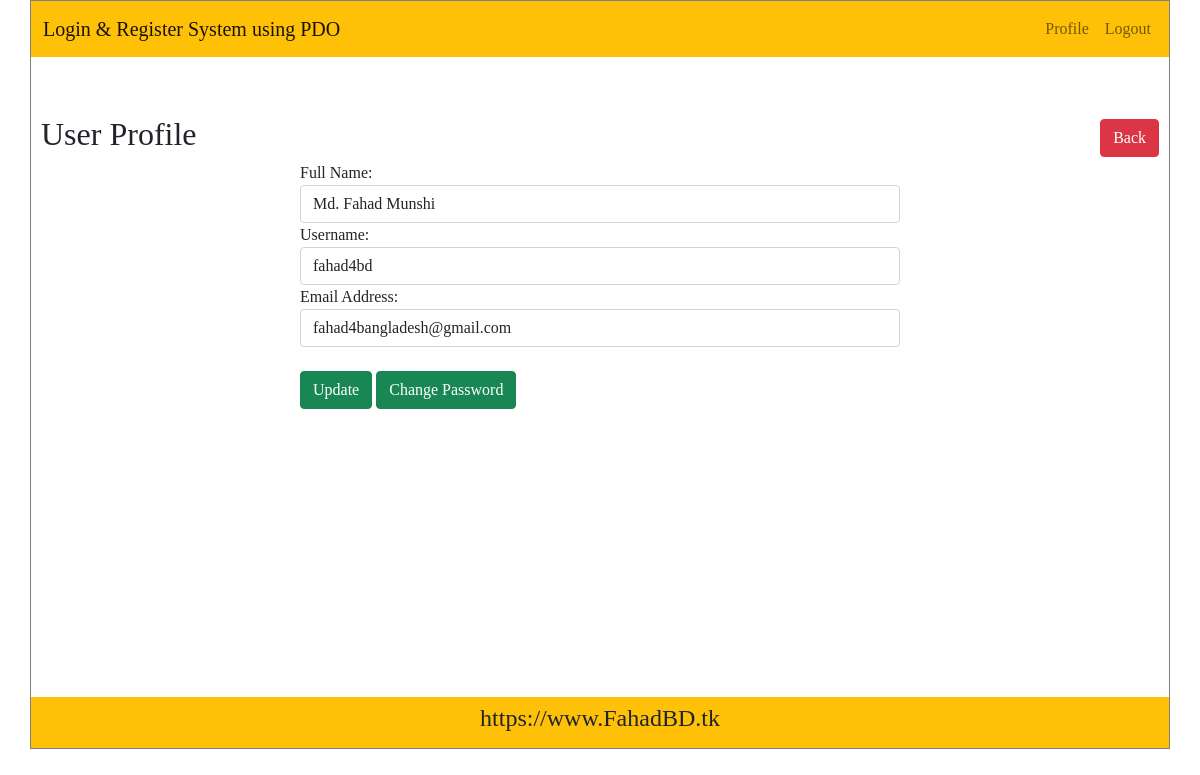
Screenshot of /profile.php?id=1 (signed in) with the database file from the repository.
### tables this page shows
CREATE TABLE `tbl_user` (
  `id` int(11) NOT NULL,
  `name` varchar(255) NOT NULL,
  `email` varchar(255) NOT NULL,
  `username` varchar(255) NOT NULL,
  `password` varchar(255) NOT NULL
);

### lib/user.php (called while the page is built, shortened)
<?php
include_once "database.php";
include_once "session.php";
class user{
    private $db;
    public function __construct(){
        $this->db = new database();
    }
    public function getUserDataByID($userid){
        $sql = "SELECT * FROM tbl_user WHERE id = :id";
        $query = $this->db->pdo->prepare($sql);
        $query->bindParam(':id', $userid);
        $query->execute();
        $result = $query->fetch(PDO::FETCH_OBJ);
        return $result;
    }
}
$user = new user();
?>

### lib/database.php (called while the page is built, shortened)
<?php
class database{
    private $servername = "localhost";
    private $dbname = "bounceback";
    private $username = "root";
    private $password = "";
    public function __construct(){
        if(!isset($pdo)){
            try{
                $link = new PDO("mysql:host=".$this->servername.";"."dbname=".$this->dbname,$this->username,$this->password);
                $link->setAttribute(PDO::ATTR_ERRMODE,PDO::ERRMODE_EXCEPTION);
                $this->pdo = $link;
            }catch(PDOException $e){
                die("Sorry, Something went wrong: " . $e->getMessage() );
            }
        }else{
            die("Failed to connect with the database.");
        }
    }
}
?>

### lib/session.php (called while the page is built, shortened)
<?php
class session{
    public static function get($key){
        if(isset($_SESSION[$key])){
            return $_SESSION[$key];
        }else{
            return false;
        }
    }
}
?>

### profile.php (the view, shortened to what this page needs)
<?php include 'inc/header.php';
if(isset($_GET['id']) && $_GET['id'] !== ""){
  $userid = (int)$_GET['id'];
}else{
  header("Location: index.php");
}
$userdata = $user->getUserDataByID($userid);
$sesid = session::get('id');
?>
   <br><br>
   <div class="panel panel-default">
   <div class="panel-heading">
     <h2>
       User Profile <span style="float: right;"><a href="index.php" class="btn btn-danger">Back</a></span>
     </h2>
   </div>
 </div>
   <div class="panel-body" style="max-width: 600px;margin: auto;"><?php if($userdata){ ?>
        <form action="" method="post">
        <div class="form-group">
                <label for="name">Full Name:</label>
                <input type="text" name="name" id="name" class="form-control" value="<?php echo $userdata->name;?>" <?php if($userid != $sesid){echo 'disabled'; } ?> required>
            </div>
            <div class="form-group">
                <label for="username">Username:</label>
                <input type="text" name="username" id="username" class="form-control" value="<?php echo $userdata->username; ?>" <?php if($userid != $sesid){echo 'disabled'; } ?> required>
            </div>
            <div class="form-group">
                <label for="email">Email Address:</label>
                <input type="email" name="email" id="email" class="form-control" value="<?php echo $userdata->email; ?>" <?php if($userid != $sesid){echo 'disabled'; } ?> required>
            </div>
            <br>
            <?php
              if($userid == $sesid){
            ?>
            <input type="submit" value="Update" class="btn btn-success" name="submit" id="submit">
            <a href="changepassword.php?id=<?php echo $userid; ?>" class="btn btn-success">Change Password</a>
        </form><?php } } ?>
    </div>
<?php include "inc/footer.php"; ?>

### styles.css (style rules this page uses)
* { margin: 0; padding: 0; -webkit-box-sizing: border-box; box-sizing: border-box; font-family: 'Times New Roman', Times, serif, Verdana, Geneva, Tahoma, sans-serif; }

### rows the page displays
tbl_user: name "Md. Fahad Munshi", username "fahad4bd", email "fahad4bangladesh@gmail.com"
